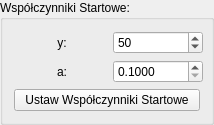
                        <widget class="QGroupBox" name="factors">
                         <property name="sizePolicy">
                          <sizepolicy hsizetype="Minimum" vsizetype="Minimum">
                           <horstretch>0</horstretch>
                           <verstretch>0</verstretch>
                          </sizepolicy>
                         </property>
                         <property name="title">
                          <string>Współczynniki Startowe:</string>
                         </property>
                         <layout class="QVBoxLayout" name="verticalLayout_13">
                          <item>
                           <layout class="QFormLayout" name="formLayout_3">
                            <property name="labelAlignment">
                             <set>Qt::AlignRight|Qt::AlignTrailing|Qt::AlignVCenter</set>
                            </property>
                            <property name="formAlignment">
                             <set>Qt::AlignCenter</set>
                            </property>
                            <item row="0" column="0">
                             <widget class="QLabel" name="label_2">
                              <property name="sizePolicy">
                               <sizepolicy hsizetype="Maximum" vsizetype="Preferred">
                                <horstretch>0</horstretch>
                                <verstretch>0</verstretch>
                               </sizepolicy>
                              </property>
                              <property name="minimumSize">
                               <size>
                                <width>90</width>
                                <height>0</height>
                               </size>
                              </property>
                              <property name="layoutDirection">
                               <enum>Qt::LeftToRight</enum>
                              </property>
                              <property name="text">
                               <string>y:</string>
                              </property>
                              <property name="alignment">
                               <set>Qt::AlignCenter</set>
                              </property>
                             </widget>
                            </item>
                            <item row="0" column="1">
                             <widget class="QSpinBox" name="startFactors_y">
                              <property name="sizePolicy">
                               <sizepolicy hsizetype="Maximum" vsizetype="Fixed">
                                <horstretch>0</horstretch>
                                <verstretch>0</verstretch>
                               </sizepolicy>
                              </property>
                              <property name="minimumSize">
                               <size>
                                <width>90</width>
                                <height>0</height>
                               </size>
                              </property>
                              <property name="maximum">
                               <number>100</number>
                              </property>
                              <property name="value">
                               <number>50</number>
                              </property>
                             </widget>
                            </item>
                            <item row="1" column="0">
                             <widget class="QLabel" name="label_3">
                              <property name="sizePolicy">
                               <sizepolicy hsizetype="Maximum" vsizetype="Preferred">
                                <horstretch>0</horstretch>
                                <verstretch>0</verstretch>
                               </sizepolicy>
                              </property>
                              <property name="minimumSize">
                               <size>
                                <width>90</width>
                                <height>0</height>
                               </size>
                              </property>
                              <property name="text">
                               <string>a:</string>
                              </property>
                              <property name="alignment">
                               <set>Qt::AlignCenter</set>
                              </property>
                             </widget>
                            </item>
                            <item row="1" column="1">
                             <widget class="QDoubleSpinBox" name="startFactors_a">
                              <property name="sizePolicy">
                               <sizepolicy hsizetype="Maximum" vsizetype="Fixed">
                                <horstretch>0</horstretch>
                                <verstretch>0</verstretch>
                               </sizepolicy>
                              </property>
                              <property name="minimumSize">
                               <size>
                                <width>90</width>
                                <height>0</height>
                               </size>
                              </property>
                              <property name="decimals">
                               <number>4</number>
                              </property>
                              <property name="minimum">
                               <double>0.100000000000000</double>
                              </property>
                             </widget>
                            </item>
                           </layout>
                          </item>
                          <item>
                           <widget class="QPushButton" name="setStartFactors">
                            <property name="text">
                             <string>Ustaw Współczynniki Startowe</string>
                            </property>
                           </widget>
                          </item>
                         </layout>
                        </widget>
